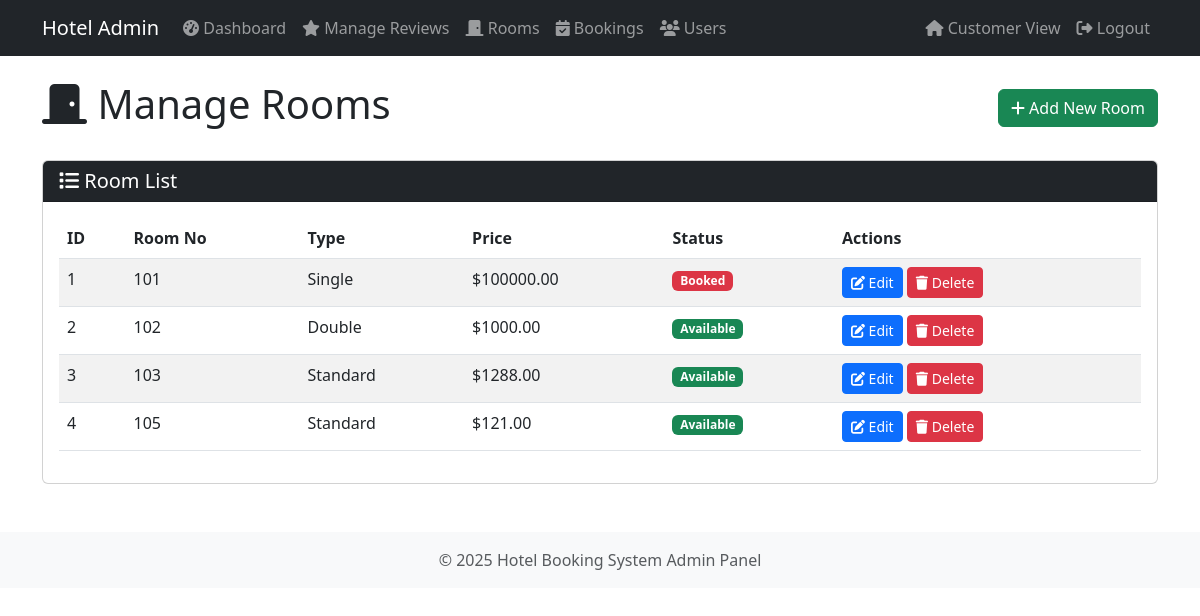
/admin/rooms (signed in), run on the app's committed database.
### models.py (models this page shows, shortened)
class Room(db.Model):
    __tablename__ = 'rooms'
    r_id = db.Column(db.Integer, primary_key=True)
    room_no = db.Column(db.String(10), unique=True, nullable=False)
    type = db.Column(db.String(50), nullable=False)
    price = db.Column(db.Float, nullable=False)
    is_available = db.Column(db.Boolean, default=True)
    rating = db.Column(db.Float, default=0.0)
    bookings = db.relationship('Booking', backref='room', lazy=True)
    reviews = db.relationship('Review', backref='room', lazy=True)

### routes.py (the view)
@app.route('/admin/rooms')
@login_required
@admin_required
def admin_rooms():
    rooms = Room.query.all()
    return render_template('admin/rooms.html', rooms=rooms)

### routes.py (called while the page is built)
@login_manager.user_loader
def load_user(user_id):
    return User.query.get(int(user_id))

def admin_required(f):
    @wraps(f)
    def decorated_function(*args, **kwargs):
        if not current_user.is_authenticated or current_user.role != 'admin':
            flash('Access denied. Admin privileges required.', 'danger')
            return redirect(url_for('home'))
        return f(*args, **kwargs)
    return decorated_function

### templates/admin/rooms.html (shortened to what this page needs)
{% extends "admin/base.html" %}
{% block content %}
<div class="d-flex justify-content-between align-items-center mb-4">
    <h1><i class="fas fa-door-closed"></i> Manage Rooms</h1>
    <a href="{{ url_for('admin_add_room') }}" class="btn btn-success">
        <i class="fas fa-plus"></i> Add New Room
    </a>
</div>
<div class="card">
    <div class="card-header bg-dark text-white">
        <h5 class="mb-0"><i class="fas fa-list"></i> Room List</h5>
    </div>
    <div class="card-body">
        {% if rooms %}
        <div class="table-responsive">
            <table class="table table-striped">
                <thead>
                    <tr>
                        <th>ID</th>
                        <th>Room No</th>
                        <th>Type</th>
                        <th>Price</th>
                        <th>Status</th>
                        <th>Actions</th>
                    </tr>
                </thead>
                <tbody>
                    {% for room in rooms %}
                    <tr>
                        <td>{{ room.r_id }}</td>
                        <td>{{ room.room_no }}</td>
                        <td>{{ room.type }}</td>
                        <td>${{ "%.2f"|format(room.price) }}</td>
                        <td>
                            <span class="badge {% if room.is_available %}bg-success{% else %}bg-danger{% endif %}">
                                {% if room.is_available %}Available{% else %}Booked{% endif %}
                            </span>
                        </td>
                        <td>
                            <a href="{{ url_for('admin_edit_room', room_id=room.r_id) }}" class="btn btn-sm btn-primary">
                                <i class="fas fa-edit"></i> Edit
                            </a>
                            <button type="button" class="btn btn-sm btn-danger" data-bs-toggle="modal" data-bs-target="#deleteModal{{ room.r_id }}">
                                <i class="fas fa-trash"></i> Delete
                            </button>
                        </td>
                    </tr>
                    {% endfor %}
                </tbody>
            </table>
        </div>
        {% else %}
        <div class="alert alert-info">
            <i class="fas fa-info-circle"></i> No rooms have been added yet.
        </div>
        {% endif %}
    </div>
</div>
{% endblock %}

### data on the page
Room: r_id "1", room_no "101", type "Single", price "100000.00", is_available "Booked"
Room: r_id "2", room_no "102", type "Double", price "1000.00", is_available "Available"
Room: r_id "3", room_no "103", type "Standard", price "1288.00", is_available "Available"
Room: r_id "4", room_no "105", type "Standard", price "121.00", is_available "Available"
